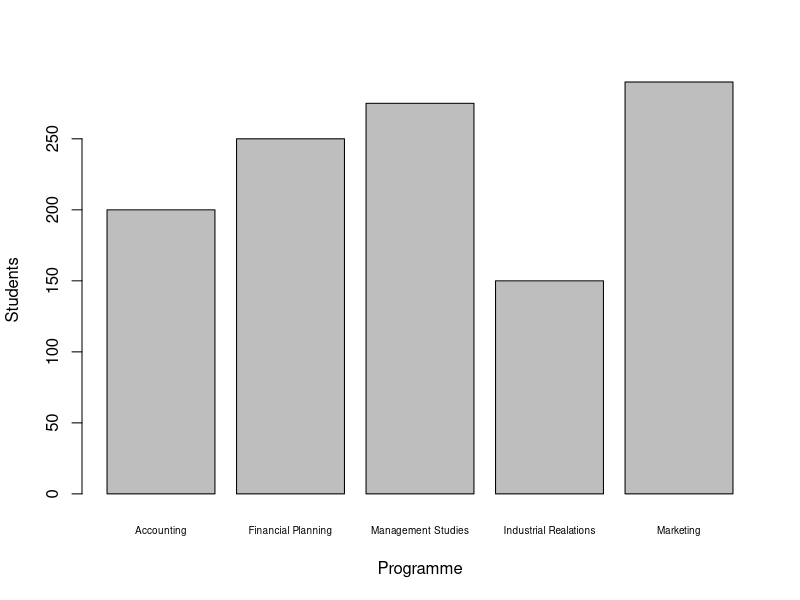
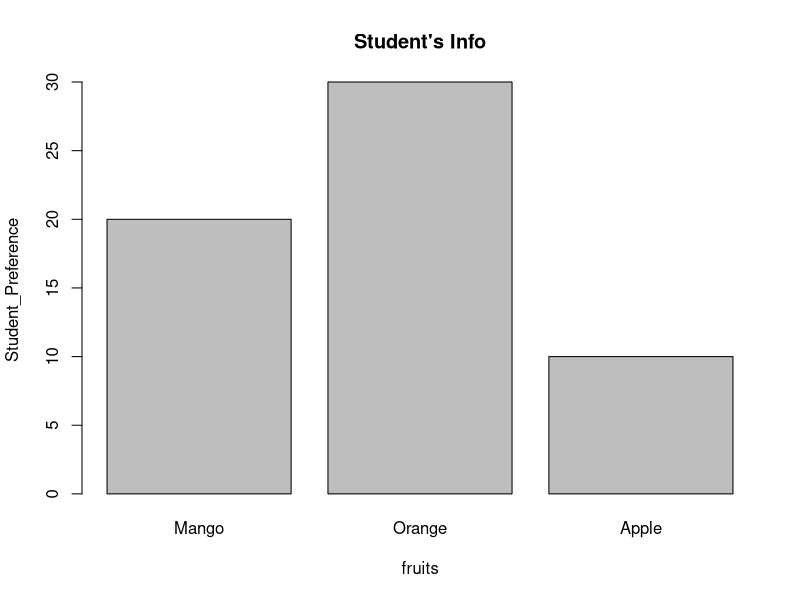
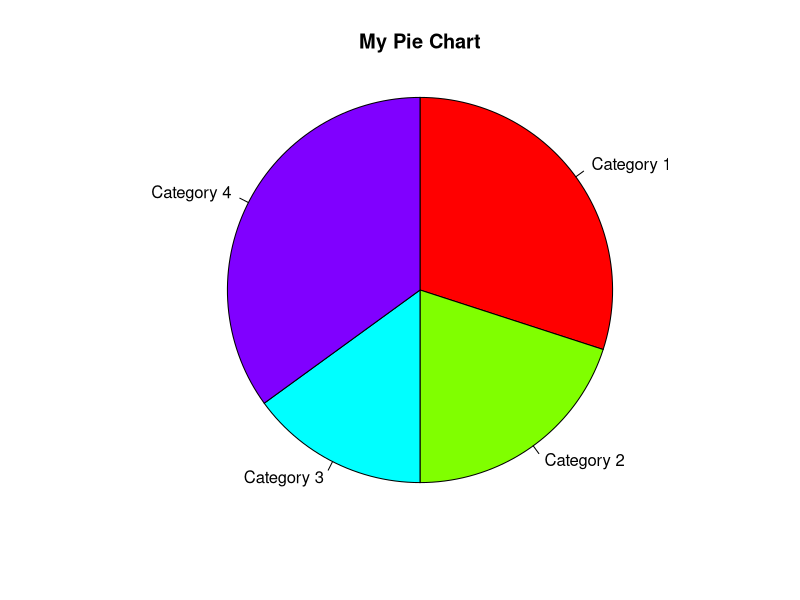
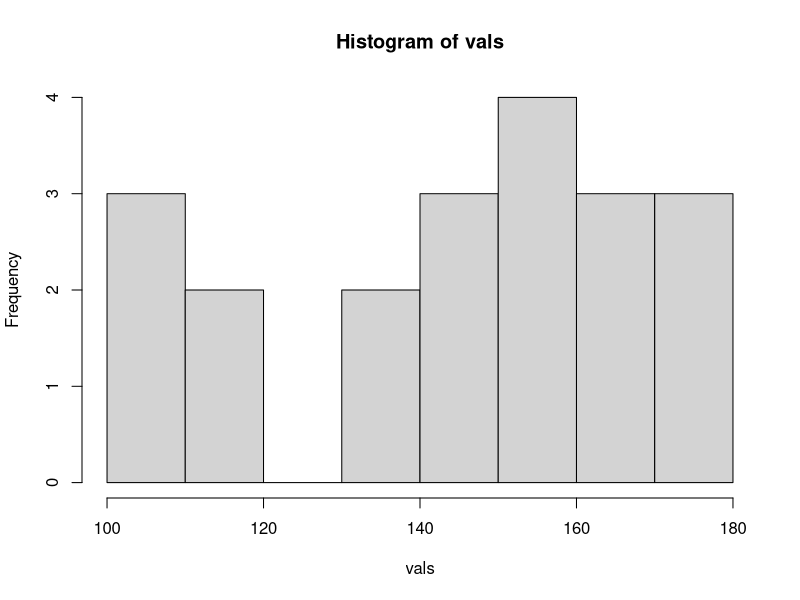
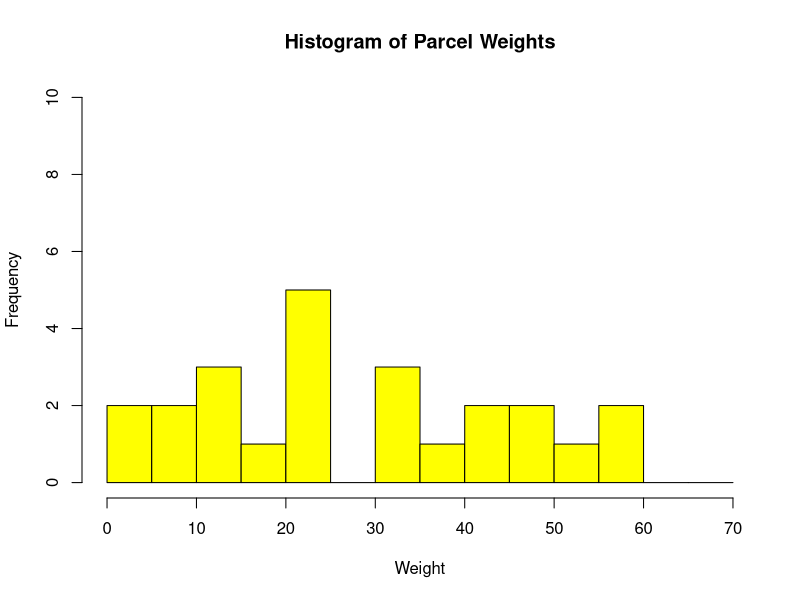
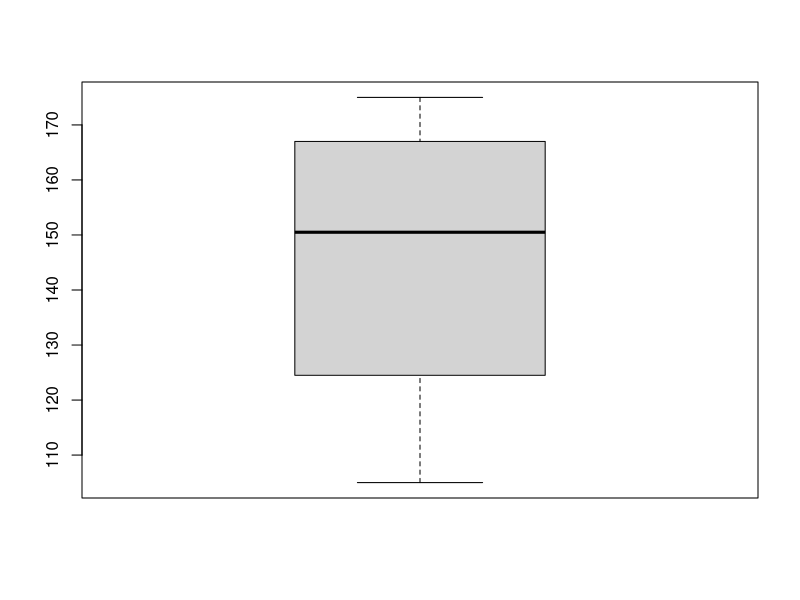
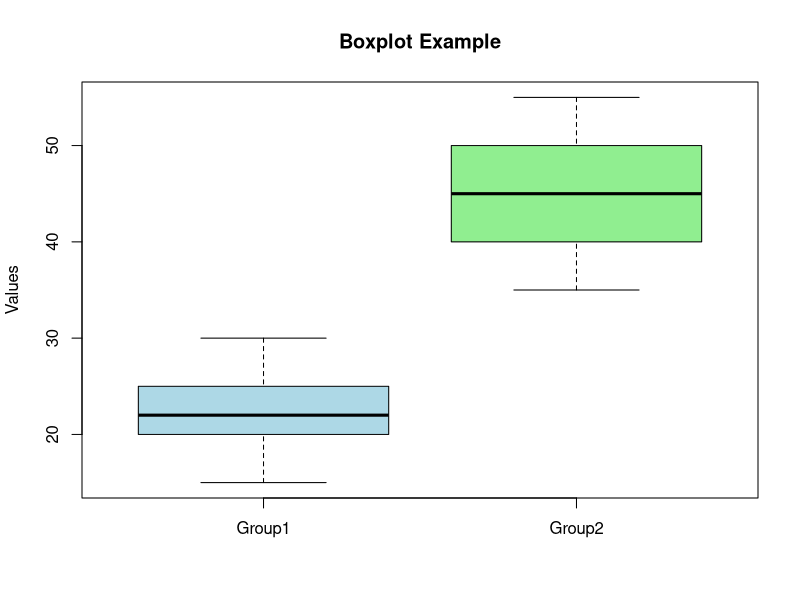
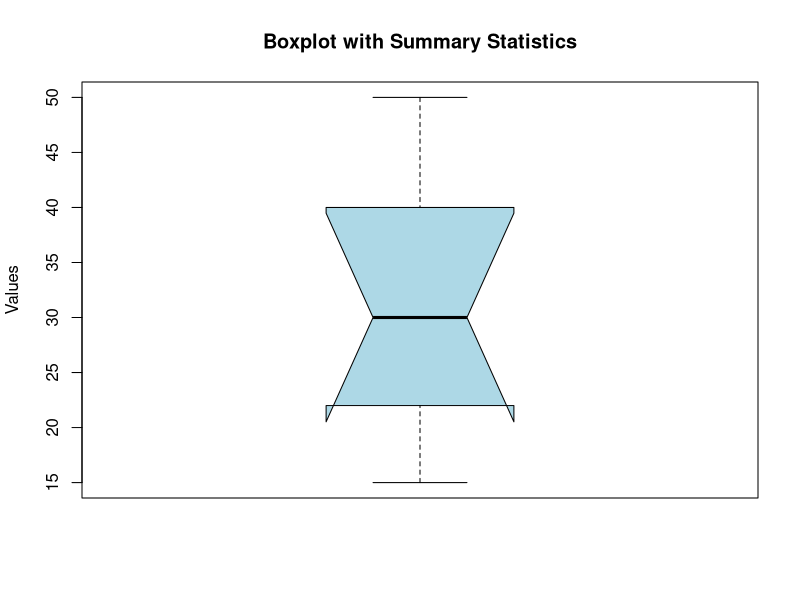

Source code (R) for these figures, in order:
#-----------------------------------Descriptive Statistics------------------------------

#Descriptive Statistics are methods of organizing, summarizing, and presenting 
#data in a convenient and informative way.

#Graphical Techniques
#Numerical Techiniques

#----------------------------------------Bar Charts------------------------------------

programme <- c("Accounting", "Financial Planning", "Management Studies", "Industrial Realations", "Marketing")
programme

students <- c(200, 250, 275, 150, 290)
students

bar <- cbind(programme, students)
print(bar)

barplot(
  students,
  xlab = "Programme",
  ylab = "Students",
  names.arg = programme,
  cex.names = 0.6
)

#homework

fruits <- c("Mango", "Orange", "Apple")
Student_Preference <- c(20, 30, 10)

barplot(
  Student_Preference,
  xlab = "fruits",
  ylab = "Student_Preference",
  names.arg = fruits,
  main = "Student's Info"
)

#----------------------------Pie Charts------------------------------

#pie(x,labels, radius, main, col, clockwise)

#x - numeric values
#labels - used to give descriptions to the slices
#radius - radius of the graph
#col - indicates the color palette
#main - title of the graph

x <- c(30,20,15,35)
x
labels <- c("Category 1", "Category 2", "Category 3", "Category 4")
labels

pie(x, labels = labels, radius = 1, main="My Pie Chart", col = rainbow(length(x)), clockwise = TRUE)


#------------------------Summarizing Qualitative Data------------------------

#stem and leaf display
#Frequency Tables
#Histogram
#Box Plot
#Scatter Diagrams


#----------------stem and leaf--------------
vals <- c(109, 148, 175, 148, 116, 175, 112, 159, 158, 169, 136, 133, 143, 169, 165, 106, 154, 105, 153, 175)
stem(vals)

#------------------Frequency Table-----------
ranges <- cut(vals, breaks = c(101, 111, 121,131,141,151,161))
frequency_table <- table(ranges)
print(frequency_table)

#----------------Histogram-------------------

#hist(v,main,xlab,xlim,ylim,breaks,col,border)

hist(vals)

# Set of weights
weights <- c(14, 22, 33, 45, 56, 23, 12, 56, 45, 34, 23, 11, 17, 3, 5, 23, 34, 38, 54, 6, 7, 24, 48, 46)

# Create a histogram
hist(weights, 
     main = "Histogram of Parcel Weights",
     xlab = "Weight",
     ylab = "Frequency",
     xlim = c(0, 70),
     ylim = c(0, 10),
     col = "yellow",
     breaks = seq(0, 70, by = 5),
     width = 5)


#v is a vector containing numeric values used in histogram
#main indicates title of the chart
#xlab is used to give description of x axis
#xlim is used to specify the range of values on the x axis
#ylim is used to specify the range of values on the y axis
#breaks is used to mention the width of each bar
#col is used to set color of the bars
#border is used to set border color of each bar

#----------------BoxPlot------------------------

boxplot(vals)


data <- c(12, 15, 18, 20, 22, 25, 27, 30, 35, 100)

#calculating quartiles and IQR
q <- quantile(data, probs = c(.025, .075))
q

Q1 <- q[1]
Q3 <- q[2]

IQR_Value <- IQR(data)
print(IQR_Value)

#calculating lower and upper bounds for outliers
lower_bound <- Q1 - 1.5 * IQR_Value
upper_bound <- Q3 + 1.5 * IQR_Value
 
#identifying outliers
Outliers <- data[data < lower_bound | data > upper_bound]
print(Outliers)



# Example data for multiple groups
group1 <- c(15, 20, 22, 25, 30)
group2 <- c(35, 40, 45, 50, 55)

# Combine data into a list
data_list <- list(Group1 = group1, Group2 = group2)

# Draw a boxplot for multiple groups
boxplot(data_list, main = "Boxplot Example", ylab = "Values", col = c("lightblue", "lightgreen"))






data <- c(15, 20, 22, 25, 30, 35, 40, 45, 50)


# Create a boxplot with additional statistics
boxplot(data, main = "Boxplot with Summary Statistics", ylab = "Values",
        notch = TRUE, col = "lightblue", border = "black",
        names = c("Group1"), # Change group name if needed
        boxwex = 0.6, # Adjust width of the boxes
        outline = FALSE, # Do not plot outliers separately
        stats = c("median", "quartiles", "range")) # Specify statistics to display


#------------------Scatter Plots-----------------------

study_hours <- c(14, 42, 10, 32, 5, 10, 25, 18)
study_hours

gpa <- c(2.91, 3.98, 2.22, 3.81, 1.0, 1.82, 2.79, 2.48)
plot(
  study_hours,
  gpa,
  xlab = "No of Hours Studied Per Week",
  ylab = "GPA",
  main = "Scatterplot Example",
  col = "darkblue",
  pch = 16
)


#-------------------------------Exercise 1--------------------------------

ex1_data <- c( sample(1:100, 100, replace = TRUE))
print(ex1_data)

mean(ex1_data)
median(ex1_data)
mode(ex1_data)
percentile_90 = quantile(ex1_data, 0.9)
range(ex1_data)
IQR(ex1_data)
var(ex1_data)
sd(ex1_data)
cov = (sd(ex1_data)/length(ex1_data)) * 100
print(cov)
round(cov,2)